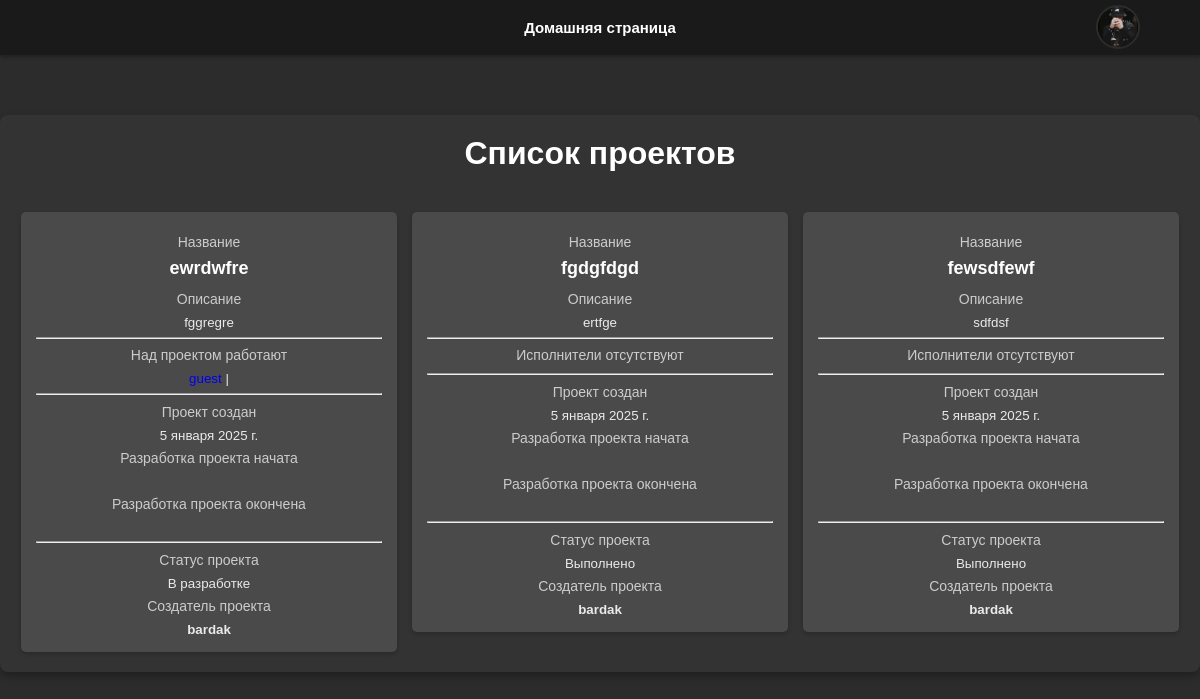
Before: /home/ (signed in) with the older database file.
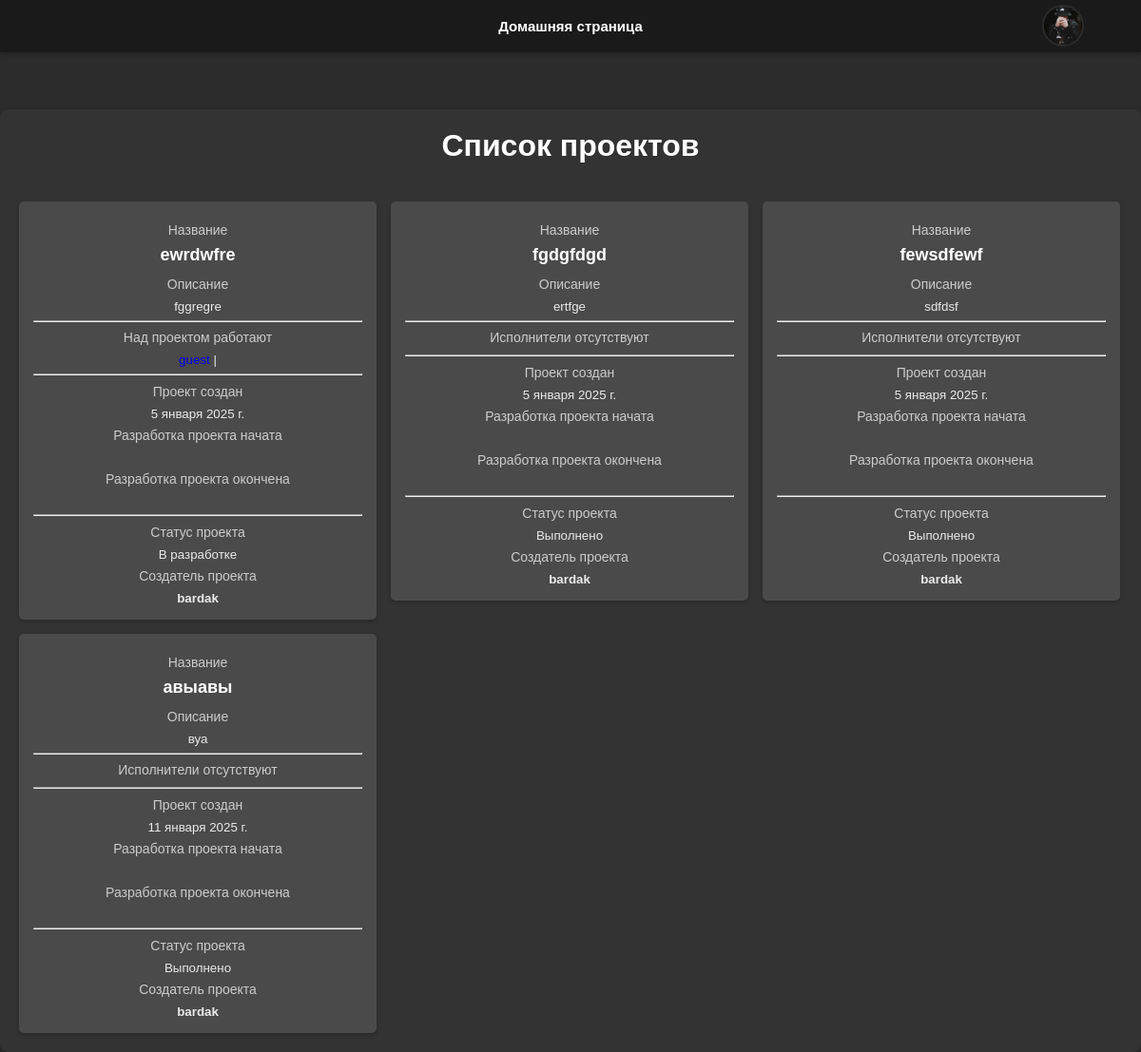
After: the same page with the newer database file.
### scp/models.py (models this page shows, shortened)
class Project(models.Model):
    title = models.CharField(max_length=100, verbose_name='Название проекта')
    description = models.TextField(verbose_name='Описание проекта')
    code = models.TextField(blank=True, null=True)
    language = models.CharField(max_length=50, choices=Language.LANGUAGE_CHOICES, verbose_name='Язык программирования',default='Не указан')
    status = models.CharField(max_length=50,choices=Status.STATUS_CHOICES, verbose_name="Статус",default='Ожидает')
    owner = models.ForeignKey(User, on_delete=models.CASCADE,related_name='p_owner')
    participants = models.ManyToManyField(User, blank=True, related_name='p_participants')
    created_at = models.DateField(auto_now_add=True)

### scp/views.py (the view)
# urls.py: 2. Add a URL to urlpatterns:  path('', views.home, name='home')
def home(request):
    project = Project.objects.all()
    return render(request, "scp/home.html", {"projects":project})

### scp/templates/scp/home.html (shortened to what this page needs)
{% load static %}
<!DOCTYPE html>
<html lang="ru">
<head>
    <link rel="stylesheet" href="{% static 'scp/css/home.css' %}">
</head>
<body>
    <div class="fixed-header">
        <h1 class="title-home">Домашняя страница</h1>
        {% if user.profile.avatar %}
            <a href="{% url 'profile' %}">
                <div class="avatar-wrapper">
                    <img src="{{ user.profile.avatar.url }}" alt="Profile Image" class="avatar"/>
                </div>
            </a>
        {% else %}
            <a href="{% url 'profile' %}"><p class="no-avatar">Нет загруженной аватарки</p></a>
        {% endif %}
    </div>
    <div class="container">
        <div class="left-container">
            <div class="left-content">
                <h1 class="title-home">Список проектов</h1>
            </div>
        </div>
        <div class="right-container">
            {% for project in projects %}
                <form method="post" action="{% url 'info_project' project.id %}">
                    <button type="submit" class="button-projects">
                        <p>Название</p>
                        <h3>{{ project.title }}</h3>
                        <p>Описание</p>
                        <span>{{ project.description }}</span>
                        <hr>
                        {% if project.participants.all %}
                        <p>Над проектом работают</p>
                            {% for participant in project.participants.all %}
                                <a href="{% url 'profiles_info' user.id%}" style="text-decoration: none;">
                                    {{ participant.username }}
                                </a>|
                            {% endfor %}
                        {% else %}
                            <p>Исполнители отсутствуют</p>
                        {% endif %}
                        <hr>
                        <p>Проект создан</p>
                        {{ project.created_at }} <br>
                        <p>Разработка проекта начата</p>
                        {{ project.start_date }} <br>
                        <p>Разработка проекта окончена</p>
                        {{ project.end_date }} <br>
                        <hr>
                        <p>Статус проекта</p>
                        {{ project.status }} <br>
                        <p>Создатель проекта</p>
                        <strong>{{ project.owner }}</strong><br>
                    </button>
                </form>
            {% empty %}
                <p class="not-found-project">Проекты отсутствуют</p>
            {% endfor %}
        </div>
    </div>
</body>
</html>

Changed rows visible on the page:
added Project: title "авыавы", description "вуа", shows "Исполнители отсутствуют", created_at "11 января 2025 г.", status "Выполнено", owner "bardak"
